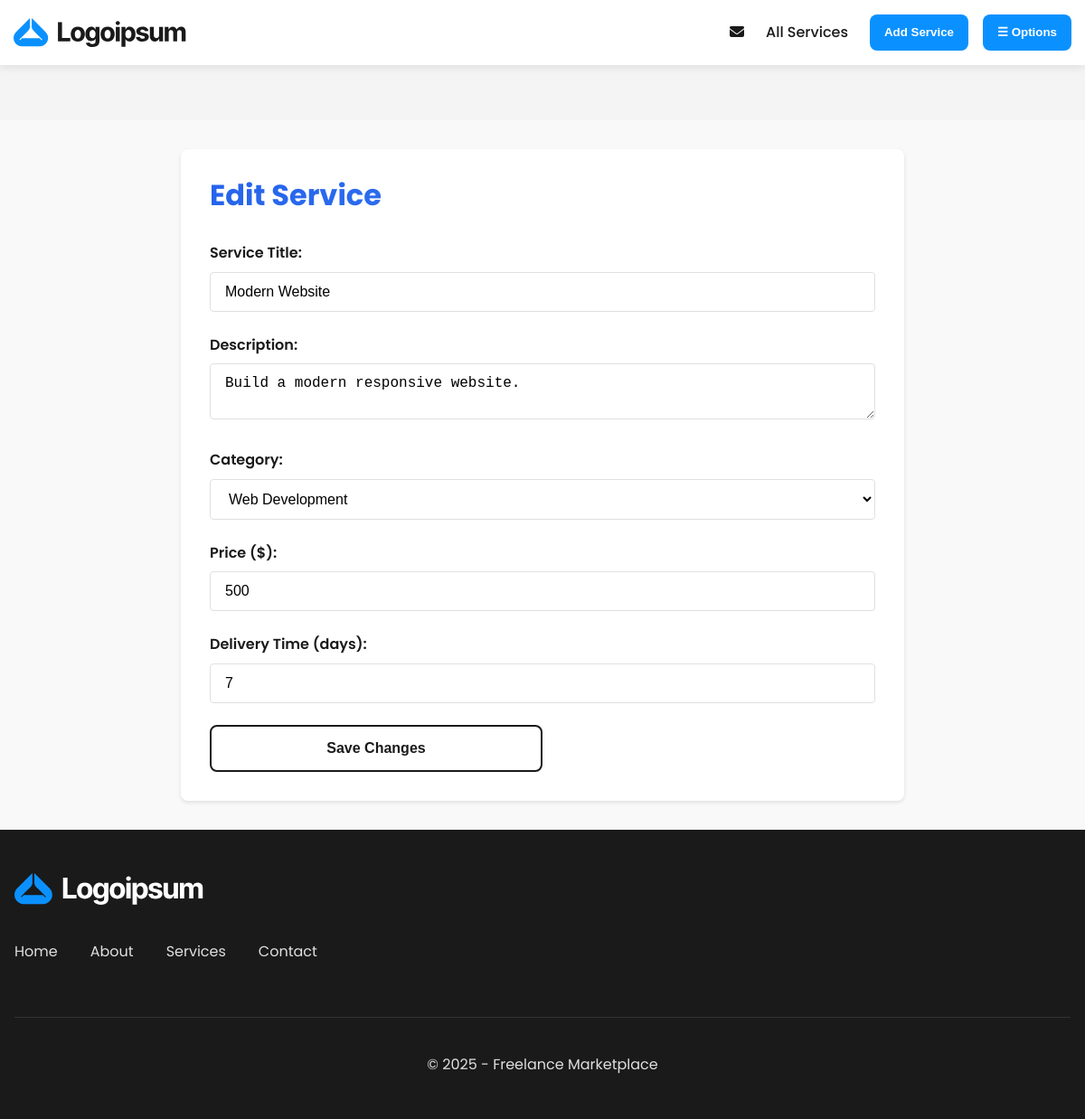
The page /pages/services/edit_job.php?id=1 (signed in) on the database its author committed.
### tables this page shows
CREATE TABLE Services (
    id INTEGER PRIMARY KEY AUTOINCREMENT,
    freelancer_id INTEGER NOT NULL,
    title TEXT NOT NULL,
    description TEXT NOT NULL,
    category_id INTEGER NOT NULL,
    price REAL NOT NULL,
    delivery_time INTEGER NOT NULL,
    created_at DATETIME DEFAULT CURRENT_TIMESTAMP,
    image_path TEXT,
    video_path TEXT,
    FOREIGN KEY (freelancer_id) REFERENCES Users(id),
    FOREIGN KEY (category_id) REFERENCES Categories(id)
);

CREATE TABLE Categories (
    id INTEGER PRIMARY KEY AUTOINCREMENT,
    name TEXT UNIQUE NOT NULL,
    description TEXT
);

### public/pages/services/edit_job.php (the view, shortened to what this page needs)
<?php
$db = getDB();
$serviceId = $_GET['id'] ?? null;
$stmt = $db->prepare("
    SELECT * FROM Services WHERE id = ?
");
$stmt->execute([$serviceId]);
$service = $stmt->fetch(PDO::FETCH_ASSOC);
$categories = $db->query("SELECT id, name FROM Categories")->fetchAll(PDO::FETCH_ASSOC);
include_once '../../templates/header.php';
?>
<div class="profile-container">
    <h1 class="gradient-heading">Edit Service</h1>
    <form action="" method="POST">
        <div class="form-group">
            <label>Service Title:</label>
            <input type="text" name="title" class="form-control" value="<?php echo htmlspecialchars($service['title']); ?>" required>
        </div>
        <div class="form-group">
            <label>Description:</label>
            <textarea name="description" class="form-control" required><?php echo htmlspecialchars($service['description']); ?></textarea>
        </div>
        <div class="form-group">
            <label>Category:</label>
            <select name="category_id" required>
                <?php foreach($categories as $category): ?>
                    <option value="<?php echo $category['id']; ?>" <?php if ($category['id'] == $service['category_id']) echo 'selected'; ?>>
                        <?php echo htmlspecialchars($category['name']); ?>
                    </option>
                <?php endforeach ?>
            </select>
        </div>
        <div class="form-group">
            <label>Price ($):</label>
            <input type="number" name="price" class="form-control" value="<?php echo htmlspecialchars($service['price']); ?>" required>
        </div>
        <div class="form-group">
            <label>Delivery Time (days):</label>
            <input type="number" name="delivery_time" class="form-control" value="<?php echo htmlspecialchars($service['delivery_time']); ?>" required>
        </div>
        <button type="submit" name="edit_job" class="btn btn-block">Save Changes</button>
    </form>
</div>
<?php include_once '../../templates/footer.php'; ?>

### public/assets/css/style.css (style rules this page uses)
:root { --primary: #0a91ff; --primary-dark: #035ca5; --primary-light: #378bcf; --secondary: #1A1A1A; --secondary-light: #333333; --background: #f9f9f9; --white: #ffffff; --gray-light: #f4f4f4; --gray: #e0e0e0; --gray-dark: #888888; --success: #28a745; --error: #dc3545; --font-main: 'Poppins', 'Segoe UI', Tahoma, Geneva, Verdana, sans-serif; }
* { margin: 0; padding: 0; box-sizing: border-box; }
html, body { height: 100%; }
body { font-family: var(--font-main); line-height: 1.6; color: var(--secondary); background-color: var(--background); display: flex; flex-direction: column; min-height: 100vh; }
h1, h2, h3, h4, h5, h6 { margin-bottom: 0.8rem; font-weight: 600; line-height: 1.2; }
.form-group { margin-bottom: 1.5rem; }
.form-group label { display: block; margin-bottom: 0.5rem; font-weight: 600; color: var(--secondary); }
.form-control { width: 100%; padding: 0.75rem 1rem; border: 1px solid var(--gray); border-radius: 4px; font-size: 1rem; transition: border-color 0.3s, box-shadow 0.3s; }
.form-group select { width: 100%; padding: 0.75rem 1rem; border: 1px solid var(--gray); border-radius: 4px; background-color: #fff; font-size: 1rem; transition: border-color 0.3s, box-shadow 0.3s; }
.btn { text-align: center; font-size: 1rem; border-radius: 8px; line-height: clamp(2.5rem, 7vw, 3rem); text-decoration: none; font-weight: 700; min-width: 10.875rem; margin: auto; margin-left: 0px !important; color: var(--secondary); padding: 0 1.5rem; box-sizing: border-box; background-color: var(--white); border: 2px solid var(--secondary); display: inline-flex; align-items: center; justify-content: center; position: relative; z-index: 1; transition: color 0.3s; cursor: pointer; }
.btn:before { content: ""; width: 0; height: 100%; background: var(--secondary); opacity: 1; position: absolute; display: block; bottom: 0; left: 0; transition: width 0.3s; z-index: -1; }
.btn-block { display: flex; width: 50%; }
.profile-container { max-width: 800px; margin: 2rem auto; padding: 2rem; background: #fff; border-radius: 8px; box-shadow: 0 2px 4px rgba(0,0,0,0.1); }
.gradient-heading { background: linear-gradient(135deg, #2563eb 0%, #3b82f6 100%); -webkit-background-clip: text; background-clip: text; color: transparent; font-weight: 700; margin-bottom: 2rem; }

### rows shown on the page
services: title "Modern Website", description "Build a modern responsive website.", category_id "Web Development", price "500", delivery_time "7"
